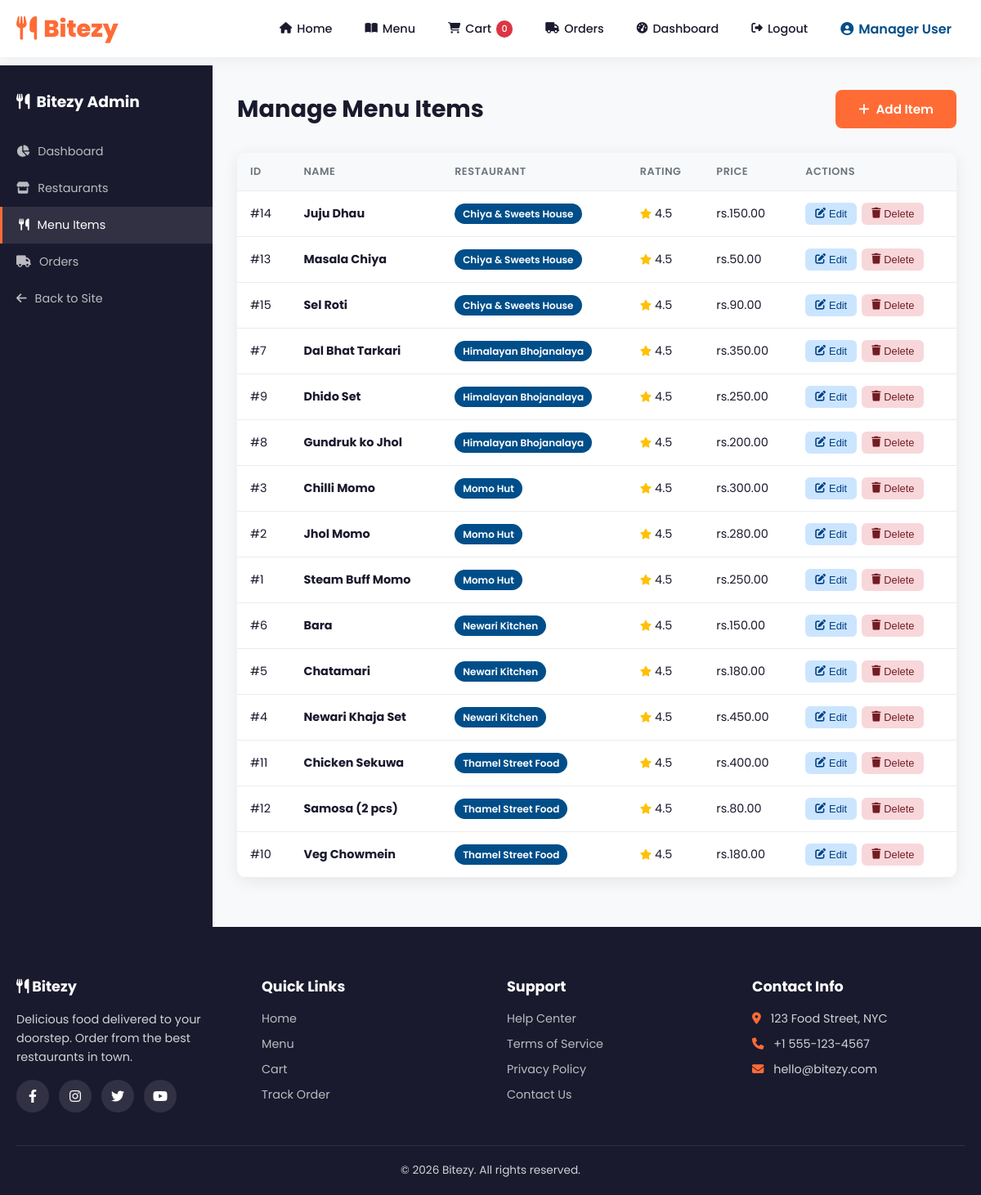
Screenshot of /admin/menu-items.php (signed in) with the database file from the repository.
### tables this page shows
CREATE TABLE menu_items (
  id INT AUTO_INCREMENT PRIMARY KEY,
  restaurant_id INT NOT NULL,
  name VARCHAR(150) NOT NULL,
  description TEXT,
  price DECIMAL(10,2) NOT NULL,
  rating DECIMAL(2,1) DEFAULT 4.5,
  image_url VARCHAR(255) DEFAULT '',
  created_at TIMESTAMP DEFAULT CURRENT_TIMESTAMP,
  FOREIGN KEY (restaurant_id) REFERENCES restaurants(id) ON DELETE CASCADE
);

CREATE TABLE restaurants (
  id INT AUTO_INCREMENT PRIMARY KEY,
  name VARCHAR(150) NOT NULL,
  location TEXT,
  image_url VARCHAR(255) DEFAULT '',
  created_at TIMESTAMP DEFAULT CURRENT_TIMESTAMP
);

### includes/db.php (called while the page is built, shortened)
<?php
function getDB() {
  static $conn = null;
  if ($conn === null) {
    try {
      $conn = new mysqli(DB_HOST, DB_USER, DB_PASS, DB_NAME);
      $conn->set_charset('utf8mb4');
    } catch (Exception $e) {
      die('Database connection error. Please check your configuration.');
    }
  }
  return $conn;
}
function dbQuery($sql, $params = []) {
  $conn = getDB();
  if (!empty($params)) {
    $stmt = $conn->prepare($sql);
    if ($stmt === false) {
      die('SQL Error: ' . $conn->error);
    }
    $types = '';
    foreach ($params as $param) {
      if (is_int($param)) $types .= 'i';
      elseif (is_double($param)) $types .= 'd';
      elseif (is_string($param)) $types .= 's';
      else $types .= 's';
    }
    $stmt->bind_param($types, ...$params);
    $stmt->execute();
    $result = $stmt->get_result();
    $stmt->close();
    return $result;
  } else {
    return $conn->query($sql);
  }
}

### admin/menu-items.php (the view, shortened to what this page needs)
<?php require_once __DIR__ . '/../includes/db.php';
$items = dbQuery("SELECT mi.*, r.name as restaurant_name FROM menu_items mi JOIN restaurants r ON mi.restaurant_id = r.id ORDER BY r.name, mi.name");
$itemsList = $items ? $items->fetch_all(MYSQLI_ASSOC) : [];
include __DIR__ . '/../includes/header.php';
?>
<div class="admin-container">
  <div class="admin-sidebar">
    <h3><i class="fas fa-utensils"></i> Bitezy Admin</h3>
    <a href="index.php"><i class="fas fa-chart-pie"></i> Dashboard</a>
    <a href="restaurants.php"><i class="fas fa-store"></i> Restaurants</a>
    <a href="menu-items.php" class="active"><i class="fas fa-utensils"></i> Menu Items</a>
    <a href="orders.php"><i class="fas fa-truck"></i> Orders</a>
    <a href="<?php echo SITE_URL; ?>/index.php"><i class="fas fa-arrow-left"></i> Back to Site</a>
  </div>
  <div class="admin-content">
    <div class="admin-header">
      <h2>Manage Menu Items</h2>
      <button class="btn btn-primary" onclick="openMenuModal()"><i class="fas fa-plus"></i> Add Item</button>
    </div>
    <div class="table-container">
      <div class="table-wrapper">
        <table>
          <thead>
            <tr>
              <th>ID</th>
              <th>Name</th>
              <th>Restaurant</th>
              <th>Rating</th>
              <th>Price</th>
              <th>Actions</th>
            </tr>
          </thead>
          <tbody>
            <?php foreach ($itemsList as $item): ?>
            <tr>
              <td>#<?php echo $item['id']; ?></td>
              <td><strong><?php echo htmlspecialchars($item['name']); ?></strong></td>
              <td><span class="badge badge-secondary"><?php echo htmlspecialchars($item['restaurant_name']); ?></span></td>
              <td><i class="fas fa-star" style="color:var(--warning);font-size:0.8rem;"></i> <?php echo number_format((float)($item['rating'] ?? 4.5), 1); ?></td>
              <td><?php echo CURRENCY; ?><?php echo number_format($item['price'], 2); ?></td>
              <td>
                <div class="action-btns">
                  <button class="btn-edit" onclick="openMenuModal(<?php echo htmlspecialchars(json_encode($item)); ?>)"><i class="fas fa-edit"></i> Edit</button>
                  <button class="btn-delete" onclick="deleteItem('menu', <?php echo $item['id']; ?>)"><i class="fas fa-trash"></i> Delete</button>
                </div>
              </td>
            </tr>
            <?php endforeach; ?>
          </tbody>
        </table>
      </div>
    </div>
  </div>
</div>
<?php include __DIR__ . '/../includes/footer.php'; ?>

### assets/css/style.css (style rules this page uses)
:root { --primary: #ff6b35; --primary-dark: #e55a2b; --secondary: #004e89; --accent: #ffb703; --dark: #1a1a2e; --darker: #16213e; --light: #f8f9fa; --gray: #6c757d; --success: #28a745; --danger: #dc3545; --warning: #ffc107; --border: #e9ecef; --shadow: 0 4px 20px rgba(0,0,0,0.08); --shadow-lg: 0 10px 40px rgba(0,0,0,0.12); --radius: 12px; --radius-lg: 20px; --transition: all 0.3s cubic-bezier(0.4, 0, 0.2, 1); }
* { margin: 0; padding: 0; box-sizing: border-box; }
body { font-family: 'Poppins', sans-serif; background: var(--light); color: var(--dark); overflow-x: hidden; min-height: 100vh; display: flex; flex-direction: column; }
.btn { padding: 12px 28px; border: none; border-radius: 8px; font-weight: 600; cursor: pointer; transition: var(--transition); font-family: inherit; font-size: 0.95rem; display: inline-flex; align-items: center; gap: 8px; text-decoration: none; }
.btn-primary { background: var(--primary); color: white; }
.admin-container { display: flex; min-height: calc(100vh - 70px); }
.admin-sidebar { width: 260px; background: var(--dark); padding: 30px 0; flex-shrink: 0; }
.admin-sidebar h3 { color: white; padding: 0 20px; margin-bottom: 24px; display: flex; align-items: center; gap: 8px; }
.admin-sidebar a { display: flex; align-items: center; gap: 10px; padding: 12px 20px; color: rgba(255,255,255,0.7); text-decoration: none; transition: var(--transition); font-size: 0.9rem; }
.admin-sidebar a:hover, .admin-sidebar a.active { background: rgba(255,255,255,0.1); color: white; border-left: 3px solid var(--primary); }
.admin-content { flex: 1; padding: 30px; overflow-x: hidden; }
.admin-header { display: flex; justify-content: space-between; align-items: center; margin-bottom: 30px; }
.admin-header h2 { font-size: 1.8rem; }
.table-container { background: white; border-radius: var(--radius); box-shadow: var(--shadow); overflow: hidden; margin-bottom: 30px; }
.table-wrapper { overflow-x: auto; }
table { width: 100%; border-collapse: collapse; }
th, td { padding: 14px 16px; text-align: left; border-bottom: 1px solid var(--border); font-size: 0.9rem; }
th { background: var(--light); font-weight: 600; color: var(--gray); text-transform: uppercase; font-size: 0.8rem; letter-spacing: 0.5px; }
.badge { padding: 4px 10px; border-radius: 50px; font-size: 0.75rem; font-weight: 600; }
.badge-secondary { background: var(--secondary); color: white; }
.action-btns { display: flex; gap: 6px; }
.action-btns button, .action-btns a { padding: 6px 12px; border: none; border-radius: 6px; cursor: pointer; font-size: 0.8rem; font-weight: 500; transition: var(--transition); text-decoration: none; display: inline-flex; align-items: center; gap: 4px; }
.btn-edit { background: #cce5ff; color: #004085; }
.btn-delete { background: #f8d7da; color: #721c24; }

### rows the page displays
menu_items: id "14", name "Juju Dhau", restaurant.name "Chiya & Sweets House", rating "4.5", price "150.00"
menu_items: id "13", name "Masala Chiya", restaurant.name "Chiya & Sweets House", rating "4.5", price "50.00"
menu_items: id "15", name "Sel Roti", restaurant.name "Chiya & Sweets House", rating "4.5", price "90.00"
menu_items: id "7", name "Dal Bhat Tarkari", restaurant.name "Himalayan Bhojanalaya", rating "4.5", price "350.00"
menu_items: id "9", name "Dhido Set", restaurant.name "Himalayan Bhojanalaya", rating "4.5", price "250.00"
menu_items: id "8", name "Gundruk ko Jhol", restaurant.name "Himalayan Bhojanalaya", rating "4.5", price "200.00"
menu_items: id "3", name "Chilli Momo", restaurant.name "Momo Hut", rating "4.5", price "300.00"
menu_items: id "2", name "Jhol Momo", restaurant.name "Momo Hut", rating "4.5", price "280.00"
menu_items: id "1", name "Steam Buff Momo", restaurant.name "Momo Hut", rating "4.5", price "250.00"
menu_items: id "6", name "Bara", restaurant.name "Newari Kitchen", rating "4.5", price "150.00"
menu_items: id "5", name "Chatamari", restaurant.name "Newari Kitchen", rating "4.5", price "180.00"
menu_items: id "4", name "Newari Khaja Set", restaurant.name "Newari Kitchen", rating "4.5", price "450.00"
menu_items: id "11", name "Chicken Sekuwa", restaurant.name "Thamel Street Food", rating "4.5", price "400.00"
menu_items: id "12", name "Samosa (2 pcs)", restaurant.name "Thamel Street Food", rating "4.5", price "80.00"
menu_items: id "10", name "Veg Chowmein", restaurant.name "Thamel Street Food", rating "4.5", price "180.00"

### other values shown
$_SESSION['user_name'] "Manager User"
